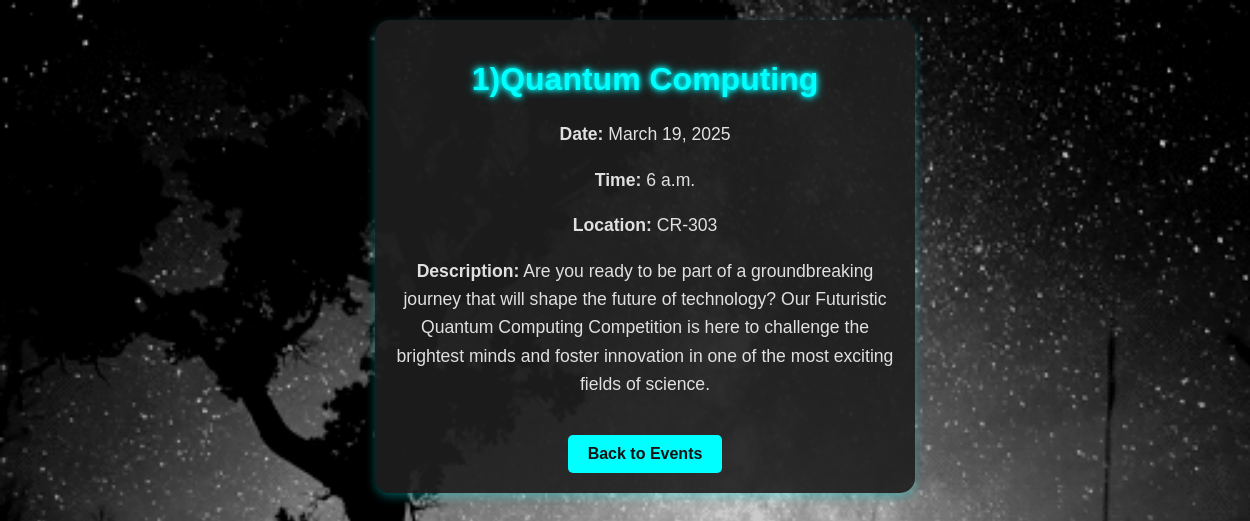
Page /event/quantum-computing/ on the earlier database version.
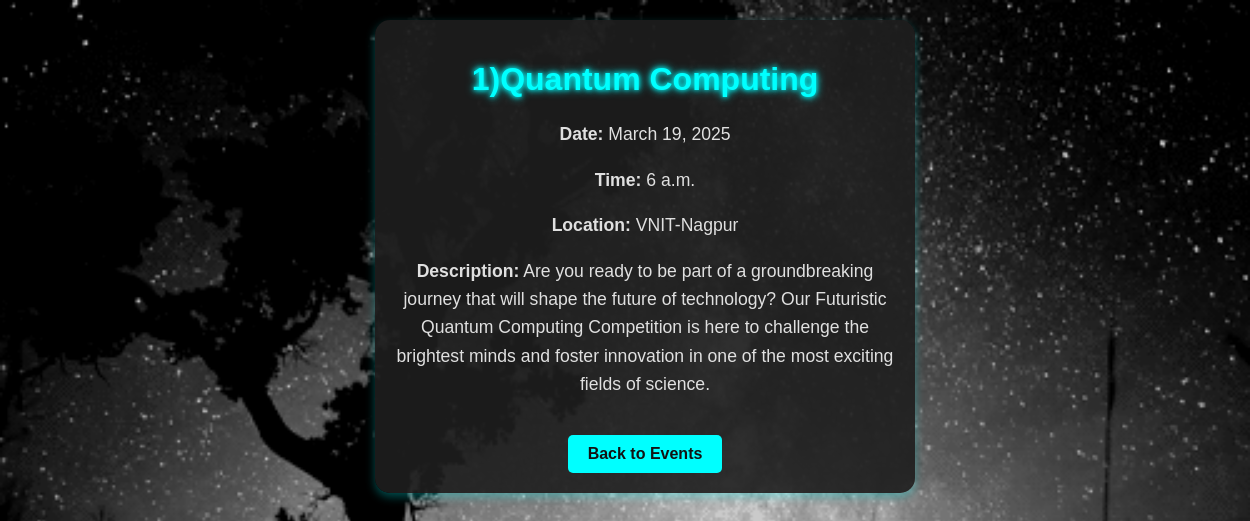
Same page on the later database version.
### myHackathon/models.py (models this page shows, shortened)
class Event(models.Model):
    name = models.CharField(max_length=255, unique=True)  # Make name unique for slug generation
    slug = models.SlugField(unique=True, blank=True)  # Add slug field
    description = models.TextField()
    date = models.DateField()
    time = models.TimeField()
    location = models.CharField(max_length=255)

### myHackathon/views.py (the view)
# urls.py: path('event/<slug:slug>/', event_detail, name='event_detail'),
def event_detail(request, slug):
    event = get_object_or_404(Event, slug=slug)
    return render(request, 'event_detail.html', {'event': event})

### myHackathon/templates/event_detail.html (shortened to what this page needs)
<!DOCTYPE html>
<html lang="en">
<head>
</head>
<body>
    <div class="event-container">
        <h1>{{ event.name }}</h1>
        <p><strong>Date:</strong> {{ event.date }}</p>
        <p><strong>Time:</strong> {{ event.time }}</p>
        <p><strong>Location:</strong> {{ event.location }}</p>
        <p><strong>Description:</strong> {{ event.description }}</p>
        <a href="{% url 'event_list' %}" class="back-btn">Back to Events</a>
    </div>
</body>
</html>

Differences in the rows shown:
changed Event "1)Quantum Computing": location "CR-303" → "VNIT-Nagpur"
